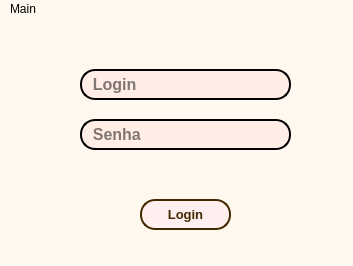
<?xml version="1.0" encoding="UTF-8"?>
<ui version="4.0">
 <class>MainWindow</class>
 <widget class="QMainWindow" name="MainWindow">
  <property name="geometry">
   <rect>
    <x>0</x>
    <y>0</y>
    <width>353</width>
    <height>266</height>
   </rect>
  </property>
  <property name="font">
   <font>
    <pointsize>10</pointsize>
   </font>
  </property>
  <property name="windowTitle">
   <string>MainWindow</string>
  </property>
  <property name="styleSheet">
   <string notr="true">background-color: rgb(255, 248, 238);</string>
  </property>
  <widget class="QWidget" name="centralwidget">
   <widget class="QPushButton" name="pushButton">
    <property name="geometry">
     <rect>
      <x>140</x>
      <y>180</y>
      <width>91</width>
      <height>31</height>
     </rect>
    </property>
    <property name="font">
     <font>
      <pointsize>10</pointsize>
      <weight>75</weight>
      <bold>true</bold>
      <underline>false</underline>
      <strikeout>false</strikeout>
     </font>
    </property>
    <property name="styleSheet">
     <string notr="true">  background-color: rgb(255, 239, 238);
  border: 2px solid #422800;
  border-radius: 15px;
  color: #422800;
  cursor: pointer;
  display: inline-block;
  font-weight: 600;
  -webkit-user-select: none;
  touch-action: manipulation;</string>
    </property>
    <property name="text">
     <string>Login</string>
    </property>
   </widget>
   <widget class="QLineEdit" name="lineEdit">
    <property name="geometry">
     <rect>
      <x>80</x>
      <y>50</y>
      <width>211</width>
      <height>31</height>
     </rect>
    </property>
    <property name="font">
     <font>
      <pointsize>12</pointsize>
      <weight>75</weight>
      <bold>true</bold>
     </font>
    </property>
    <property name="styleSheet">
     <string notr="true">background-color: rgb(255, 237, 230);
border-radius: 15px;
border-style: outset;
border-width: 2px;
  text-align: center;</string>
    </property>
    <property name="text">
     <string/>
    </property>
    <property name="placeholderText">
     <string>  Login</string>
    </property>
   </widget>
   <widget class="QLineEdit" name="lineEdit_2">
    <property name="geometry">
     <rect>
      <x>80</x>
      <y>100</y>
      <width>211</width>
      <height>31</height>
     </rect>
    </property>
    <property name="font">
     <font>
      <pointsize>12</pointsize>
      <weight>75</weight>
      <bold>true</bold>
     </font>
    </property>
    <property name="styleSheet">
     <string notr="true">background-color: rgb(255, 237, 230);
border-radius: 15px;
border-style: outset;
border-width: 2px;</string>
    </property>
    <property name="text">
     <string/>
    </property>
    <property name="placeholderText">
     <string>  Senha</string>
    </property>
   </widget>
   <widget class="QLabel" name="label_2">
    <property name="geometry">
     <rect>
      <x>40</x>
      <y>50</y>
      <width>31</width>
      <height>31</height>
     </rect>
    </property>
    <property name="text">
     <string/>
    </property>
    <property name="pixmap">
     <pixmap>usuario (2).png</pixmap>
    </property>
   </widget>
   <widget class="QLabel" name="label_3">
    <property name="geometry">
     <rect>
      <x>40</x>
      <y>100</y>
      <width>31</width>
      <height>31</height>
     </rect>
    </property>
    <property name="text">
     <string/>
    </property>
    <property name="pixmap">
     <pixmap>cadeado (2).png</pixmap>
    </property>
   </widget>
   <widget class="QLabel" name="label_4">
    <property name="geometry">
     <rect>
      <x>100</x>
      <y>180</y>
      <width>31</width>
      <height>31</height>
     </rect>
    </property>
    <property name="text">
     <string/>
    </property>
    <property name="pixmap">
     <pixmap>Acess (2).png</pixmap>
    </property>
   </widget>
   <widget class="QLabel" name="label">
    <property name="geometry">
     <rect>
      <x>90</x>
      <y>150</y>
      <width>191</width>
      <height>20</height>
     </rect>
    </property>
    <property name="font">
     <font>
      <pointsize>12</pointsize>
      <weight>50</weight>
      <bold>false</bold>
     </font>
    </property>
    <property name="text">
     <string/>
    </property>
   </widget>
  </widget>
  <widget class="QMenuBar" name="menubar">
   <property name="geometry">
    <rect>
     <x>0</x>
     <y>0</y>
     <width>353</width>
     <height>21</height>
    </rect>
   </property>
   <widget class="QMenu" name="menuMain">
    <property name="title">
     <string>Main</string>
    </property>
   </widget>
   <addaction name="menuMain"/>
  </widget>
  <widget class="QStatusBar" name="statusbar"/>
 </widget>
 <resources/>
 <connections/>
</ui>
